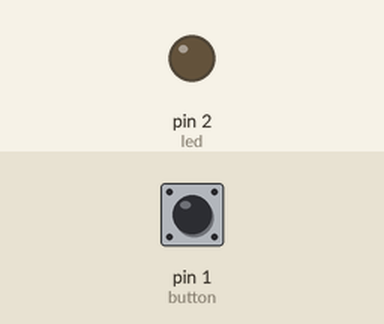
The sketch below on a simulated Arduino Uno, built with avr-gcc and run on an emulated ATmega328P. Parts: output pins drawn as LEDs (lit = HIGH). The inputs (shaded band) are chosen by the test bench; at power-on: pin 1 (button) LOW.

Above: at 1.2 s.
1.3 s: pin 1 (button) pulled HIGH for 0.15 s
At 1.37 s:
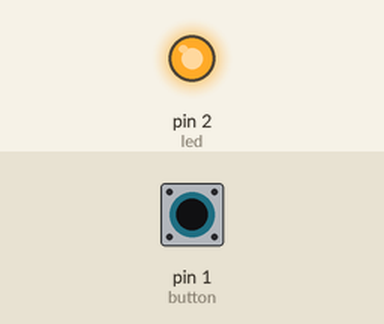
2.9 s: pin 1 (button) pulled HIGH for 3.2 s
At 7.2 s:
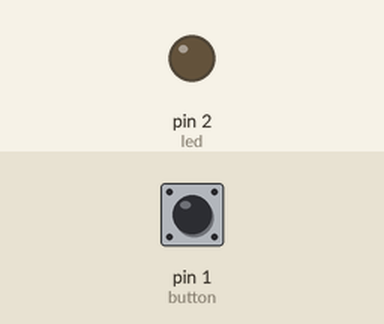
Timing chart, 0 to 8.7 s (numbered marks = the images above; inputs shaded):
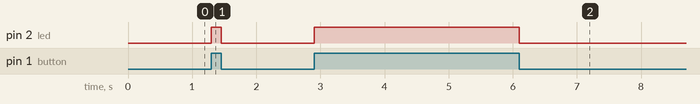

Measured:
- after the input at 1.3 s, pin 2 (led): LOW → HIGH at once, → LOW 0.15 s later
- after the input at 2.9 s, pin 2 (led): LOW → HIGH at once, → LOW 3.2 s later

The sketch:

Turn_on_Led_by_a_button.ino
```cpp
//pin1:iput for button
//pin2:output for lead
int buttonvalue=0;
int button=1;
int led=2;

void setup() {
  pinMode(button,INPUT);

  pinMode(led,OUTPUT);

}

void loop() {
  buttonvalue=digitalRead(button);
  if(buttonvalue != 0){
    // if button is pressed then led on
      digitalWrite(led,HIGH);
  }
  else
  {
      //if button is not pressed then lead off
      digitalWrite(led,LOW);
  }

}
```
